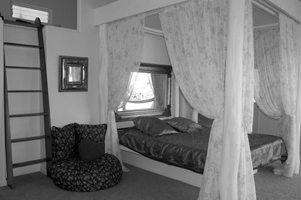
#> input picture HW2/hw2/hw2_data/p1_data/test/Bedroom/image_0006.jpg, 301 x 200 px
$ python object_depth_order_demo.py --left ../../../HW2/hw2/hw2_data/p1_data/test/Bedroom/image_0006.jpg --right ../../../HW2/hw2/hw2_data/p1_data/test/Bedroom/image_0011.jpg
#> lines starting #> are read from the running program, lines starting #| are printed output that depends on the picture
import argparse
import os
from pathlib import Path
import cv2
import numpy as np


def ensure_dir(path: str):
    Path(path).mkdir(parents=True, exist_ok=True)


def resize_for_processing(img, max_width=1200):
    h, w = img.shape[:2]
    if w <= max_width:
        return img, 1.0
    scale = max_width / float(w)
    new_size = (int(w * scale), int(h * scale))
    return cv2.resize(img, new_size, interpolation=cv2.INTER_AREA), scale


def detect_and_match(left_gray, right_gray, max_features=6000):
    orb = cv2.ORB_create(nfeatures=max_features, scaleFactor=1.2, nlevels=8, edgeThreshold=15, patchSize=31)
    kp1, des1 = orb.detectAndCompute(left_gray, None)
    kp2, des2 = orb.detectAndCompute(right_gray, None)
    if des1 is None or des2 is None or len(kp1) < 8 or len(kp2) < 8:
        raise RuntimeError("Not enough ORB features. Try a more textured scene or better lighting.")

    matcher = cv2.BFMatcher(cv2.NORM_HAMMING, crossCheck=False)
    knn = matcher.knnMatch(des1, des2, k=2)
    good = []
    for pair in knn:
        if len(pair) != 2:
            continue
        m, n = pair
        if m.distance < 0.75 * n.distance:
            good.append(m)

    if len(good) < 12:
        raise RuntimeError(f"Too few good matches ({len(good)}). Retake images with more overlap and texture.")

    pts1 = np.float32([kp1[m.queryIdx].pt for m in good])
    pts2 = np.float32([kp2[m.trainIdx].pt for m in good])
    return kp1, kp2, good, pts1, pts2


# [214 lines left out: functions rectify_uncalibrated, draw_horizontal_guides, normalize_disparity, parse_boxes, select_rois_interactive, rank_boxes_by_disparity and 2 more, not called in this run]


def main():
    parser = argparse.ArgumentParser(description="Stereo-based object depth ordering demo using one phone stereo pair.")
    parser.add_argument('--left', required=True, help='path to left image')
    parser.add_argument('--right', required=True, help='path to right image')
    parser.add_argument('--out_dir', default='results/depth_order_scene1')
    parser.add_argument('--max_disp', type=int, default=96)
    parser.add_argument('--score_percentile', type=float, default=75.0,
                        help='ROI disparity percentile used for depth ranking. Default: 75')
    parser.add_argument('--confidence_margin', type=float, default=1.0,
                        help='minimum winner cost margin for reliable ROI scoring. Default: 1.0')
    parser.add_argument('--min_reliable_ratio', type=float, default=0.005,
                        help='minimum reliable-pixel ratio required to use an ROI score. Default: 0.005')
    parser.add_argument('--boxes', default='', help='optional boxes: name:x,y,w,h;name:x,y,w,h')
    parser.add_argument('--no_interactive', action='store_true', help='do not open ROI selector; requires --boxes')
    args = parser.parse_args()

    ensure_dir(args.out_dir)
    left = cv2.imread(args.left)
#> left is the input picture: shape (200, 301, 3); min 0, max 255, mean 120.9
    right = cv2.imread(args.right)
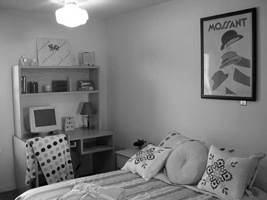
#> input picture HW2/hw2/hw2_data/p1_data/test/Bedroom/image_0011.jpg, 267 x 200 px
#> right is the input picture: shape (200, 267, 3); min 0, max 255, mean 124.5
    if left is None:
        raise FileNotFoundError(args.left)
    if right is None:
        raise FileNotFoundError(args.right)

    left, s1 = resize_for_processing(left)
#> s1 = 1
    right, s2 = resize_for_processing(right)
#> s2 = 1
    if left.shape[:2] != right.shape[:2]:
        right = cv2.resize(right, (left.shape[1], left.shape[0]), interpolation=cv2.INTER_AREA)
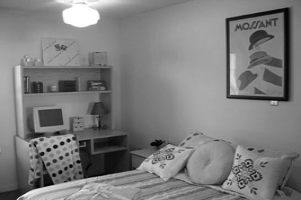
#> right: shape (200, 301, 3); min 1, max 255, mean 124.5

    gray_l = cv2.cvtColor(left, cv2.COLOR_BGR2GRAY)
    gray_r = cv2.cvtColor(right, cv2.COLOR_BGR2GRAY)
    kp1, kp2, good, pts1, pts2 = detect_and_match(gray_l, gray_r)
#> in detect_and_match, `kp1, des1 = orb.detectAndCompute(left_gray, None)`: kp1 = 985 keypoints; strongest (x, y, size): (38, 18, 31), (70, 80, 31), (37, 18, 37.2), (70, 79, 37.2)
#> in detect_and_match, `kp2, des2 = orb.detectAndCompute(right_gray, None)`: kp2 = 1374 keypoints; strongest (x, y, size): (54, 146, 31), (56, 146, 31), (61, 142, 31), (68, 140, 31)
#> in detect_and_match, `knn = matcher.knnMatch(des1, des2, k=2)`: knn = 985 matches
#> after the loop in detect_and_match, `for pair in knn:`: good = 8 matches
    match_img = cv2.drawMatches(left, kp1, right, kp2, good[:120], None,
                                flags=cv2.DrawMatchesFlags_NOT_DRAW_SINGLE_POINTS)
    cv2.imwrite(os.path.join(args.out_dir, 'matches.png'), match_img)

    rect_l, rect_r, F, mask, H1, H2 = rectify_uncalibrated(left, right, pts1, pts2)
    cv2.imwrite(os.path.join(args.out_dir, 'rectified_left.png'), rect_l)
    cv2.imwrite(os.path.join(args.out_dir, 'rectified_right.png'), rect_r)
    cv2.imwrite(os.path.join(args.out_dir, 'rectified_pair_guides.png'), draw_horizontal_guides(rect_l, rect_r))

    from computeDisp import computeDispWithConfidence
    disp, score_disp = computeDispWithConfidence(
        rect_l,
        rect_r,
        args.max_disp,
        confidence_margin=args.confidence_margin,
    )
    cv2.imwrite(os.path.join(args.out_dir, 'disparity_raw.png'), disp)
    disp_norm = normalize_disparity(disp)
    disp_color = cv2.applyColorMap(disp_norm, cv2.COLORMAP_JET)
    cv2.imwrite(os.path.join(args.out_dir, 'disparity_color.png'), disp_color)
    cv2.imwrite(os.path.join(args.out_dir, 'disparity_reliable_raw.png'), score_disp)
    score_disp_norm = normalize_disparity(score_disp)
    score_disp_color = cv2.applyColorMap(score_disp_norm, cv2.COLORMAP_JET)
    cv2.imwrite(os.path.join(args.out_dir, 'disparity_reliable_color.png'), score_disp_color)

    boxes = parse_boxes(args.boxes)
    if not boxes and not args.no_interactive:
        boxes = select_rois_interactive(rect_l)
    if not boxes:
        raise RuntimeError("No object boxes selected. Use interactive selection or pass --boxes.")

    results = rank_boxes_by_disparity(
        score_disp,
        boxes,
        score_percentile=args.score_percentile,
        min_valid_ratio=args.min_reliable_ratio,
    )
    vis = draw_depth_order(rect_l, results)
    cv2.imwrite(os.path.join(args.out_dir, 'object_depth_order_result.png'), vis)
    cv2.imwrite(os.path.join(args.out_dir, 'obstacle_warning_result.png'), vis)
    save_csv(results, os.path.join(args.out_dir, 'depth_order.csv'))

    print(f"Depth order, near to far (score = reliable p{args.score_percentile:g} disparity):")
    for i, r in enumerate(results, start=1):
        print(
            f"{i}. {r['name']}: depth score = {r['depth_score']:.2f}, "
            f"p50 = {r['p50_disparity']:.2f}, p75 = {r['p75_disparity']:.2f}, "
            f"valid = {r['valid_ratio'] * 100:.1f}%"
        )
        if not r['used_for_score']:
            print("   Warning: too few reliable disparity pixels. This ROI score was set to 0.")
        elif r['valid_ratio'] < 0.05:
            print("   Warning: low reliable disparity ratio. This ROI may be textureless, reflective, transparent, or too large.")
    print(f"Saved results to: {args.out_dir}")


if __name__ == '__main__':
#> (the run stopped early here; a loop or call above may not have finished)
